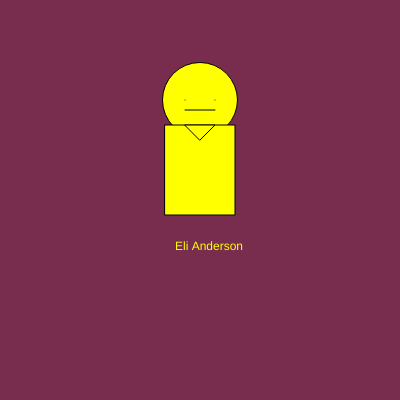
Frame 1 (no input)
Frame 60 (no input): identical to frame 1, image omitted
Frame 120 (the mouse pressed at the canvas centre since frame 60): identical to frame 1, image omitted

The p5.js sketch that drew this single still picture (run headless with seeded random() and noise() and a simulated clock; from frame 60 on, the mouse is pressed at the canvas centre):

// p5.js sketch
// ── sketch.js
function setup() {
  createCanvas(400,400);
}

function draw() {
  background(120,45,78);
  fill(255,255,0);
  circle(200,100,75);
  rect(165,125,70,90);
  point(215,100);
  point(185,100);
  line(185, 110 , 215, 110);
  triangle(185, 125, 215, 125, 200, 140);
  text('Eli Anderson',175, 250);


}
